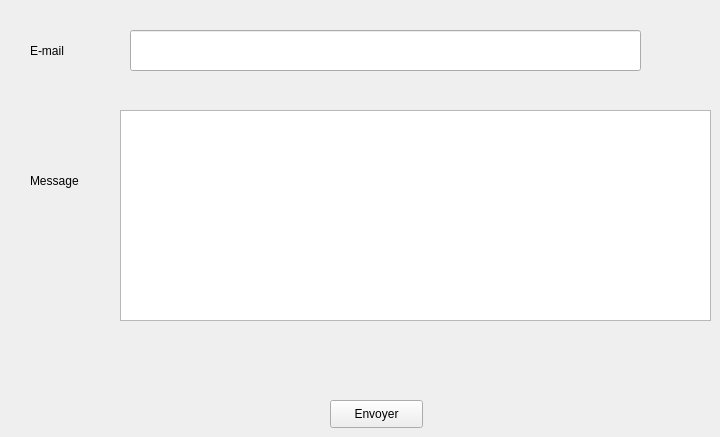
   <widget class="QWidget" name="tab_3">
    <attribute name="title">
     <string>Page</string>
    </attribute>
    <widget class="QLabel" name="label_25">
     <property name="geometry">
      <rect>
       <x>30</x>
       <y>40</y>
       <width>61</width>
       <height>21</height>
      </rect>
     </property>
     <property name="text">
      <string>E-mail</string>
     </property>
    </widget>
    <widget class="QPushButton" name="Envoyer">
     <property name="geometry">
      <rect>
       <x>330</x>
       <y>400</y>
       <width>93</width>
       <height>28</height>
      </rect>
     </property>
     <property name="text">
      <string>Envoyer</string>
     </property>
    </widget>
    <widget class="QLabel" name="label_26">
     <property name="geometry">
      <rect>
       <x>30</x>
       <y>150</y>
       <width>71</width>
       <height>61</height>
      </rect>
     </property>
     <property name="text">
      <string>Message</string>
     </property>
    </widget>
    <widget class="QLineEdit" name="lineEdit">
     <property name="geometry">
      <rect>
       <x>130</x>
       <y>30</y>
       <width>511</width>
       <height>41</height>
      </rect>
     </property>
    </widget>
    <widget class="QTextEdit" name="textEdit">
     <property name="geometry">
      <rect>
       <x>120</x>
       <y>110</y>
       <width>591</width>
       <height>211</height>
      </rect>
     </property>
    </widget>
   </widget>
